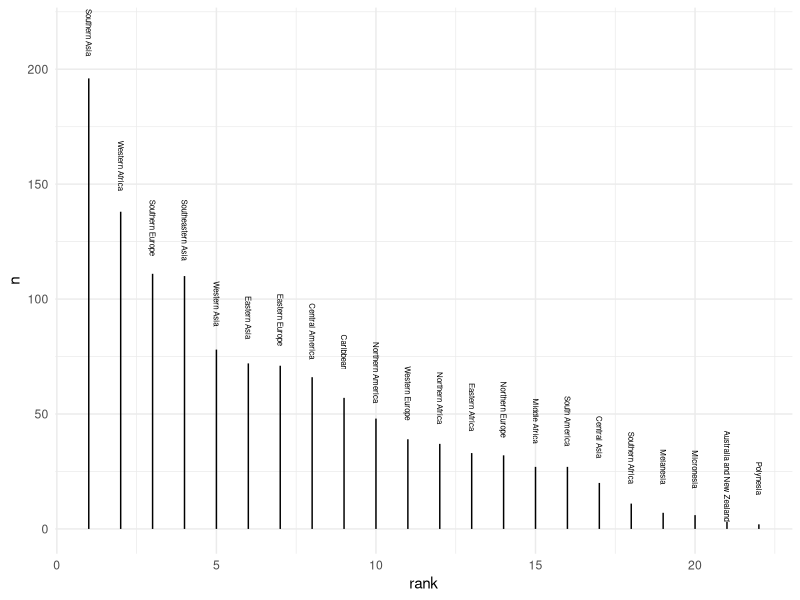

Write R code to recreate this figure.
#use nyc_map to create this data
library(tidyverse)
library(ggplot2)

nyc_map <- read.csv("derived_data/nyc.csv", stringsAsFactors = FALSE)

#sort the by frequency
freq_nyc <- nyc_map %>% group_by(World.Region) %>% tally() %>% arrange(desc(n)) %>% mutate(World.Region = factor(World.Region, World.Region)) %>% mutate(rank=1:nrow(.))

#plot
freq_plt <- ggplot(freq_nyc, aes(rank, n)) + geom_segment(aes(x=rank, xend=rank, y=0, yend=n)) + theme_minimal() + geom_text(aes(label = World.Region, y = n+20), angle = -90, size = 2)

ggsave("figures/freq.png", plot = freq_plt, width = 8, height = 6)
